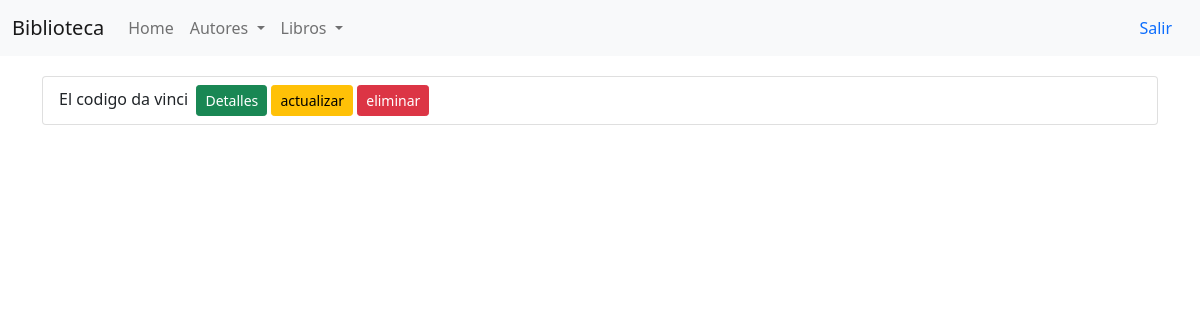
Page /libros/ on the earlier database version.
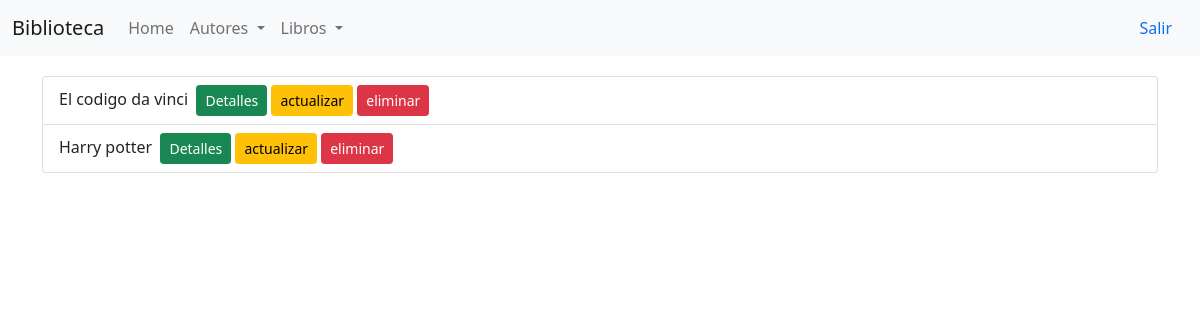
Same page on the later database version.
### libros/models.py (models this page shows)
class Book(models.Model):
    name = models.CharField(max_length=200)
    description = models.CharField(max_length=1000)
    year = models.IntegerField()
    cost = models.IntegerField()
    author =  models.ForeignKey(Author, on_delete=models.CASCADE)

### libros/views.py (the view)
# urls.py: path('libros/', views.listarLibros, name='libros'),
def listarLibros(request):
    lista1 = Book.objects.all()
    a1= "hola mundo"
    context = {'lista1':lista1,'a1':a1,}
    template = loader.get_template('libros/libros.html')
    return HttpResponse(template.render(context,request))

### libros/templates/libros/libros.html (shortened to what this page needs)
{% extends "base_template.html" %}
{% load static %}
{% block headers %}
<link rel="stylesheet" href="{% static 'css/autores.css' %}">
{% endblock %}
{% block content %}
<div class="container lista">
    <ul class="list-group">
        {% for li in lista1 %}
        <li class="list-group-item">{{ li.name }} &nbsp;<a href="{% url 'libro_detail' li.id %}" class="btn btn-sm btn-success">Detalles</a>&nbsp;<a href="{% url 'libro_update' li.id %}" class="btn btn-sm btn-warning">actualizar</a>&nbsp;<a href="{% url 'libro_delete' li.id %}" class="btn btn-sm btn-danger">eliminar</a></li>
        {% endfor %}
    </ul>
</div>
{% endblock %}

Differences in the rows shown:
added Book: name "Harry potter"
